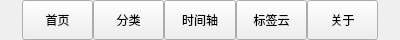
<?xml version="1.0" encoding="UTF-8"?>
<ui version="4.0">
 <class>HeaderMenuWidget</class>
 <widget class="QWidget" name="HeaderMenuWidget">
  <property name="geometry">
   <rect>
    <x>0</x>
    <y>0</y>
    <width>400</width>
    <height>40</height>
   </rect>
  </property>
  <property name="windowTitle">
   <string>Form</string>
  </property>
  <property name="autoFillBackground">
   <bool>true</bool>
  </property>
  <layout class="QHBoxLayout" name="horizontalLayout">
   <property name="spacing">
    <number>0</number>
   </property>
   <property name="leftMargin">
    <number>0</number>
   </property>
   <property name="topMargin">
    <number>0</number>
   </property>
   <property name="rightMargin">
    <number>0</number>
   </property>
   <property name="bottomMargin">
    <number>0</number>
   </property>
   <item>
    <spacer name="hs_HeaderMenuLeft">
     <property name="orientation">
      <enum>Qt::Horizontal</enum>
     </property>
     <property name="sizeHint" stdset="0">
      <size>
       <width>31</width>
       <height>20</height>
      </size>
     </property>
    </spacer>
   </item>
   <item>
    <widget class="QPushButton" name="pb_Index">
     <property name="minimumSize">
      <size>
       <width>50</width>
       <height>40</height>
      </size>
     </property>
     <property name="text">
      <string>首页</string>
     </property>
    </widget>
   </item>
   <item>
    <widget class="QPushButton" name="pb_Category">
     <property name="minimumSize">
      <size>
       <width>50</width>
       <height>40</height>
      </size>
     </property>
     <property name="text">
      <string>分类</string>
     </property>
    </widget>
   </item>
   <item>
    <widget class="QPushButton" name="pb_DateTime">
     <property name="minimumSize">
      <size>
       <width>50</width>
       <height>40</height>
      </size>
     </property>
     <property name="text">
      <string>时间轴</string>
     </property>
    </widget>
   </item>
   <item>
    <widget class="QPushButton" name="pb_Tags">
     <property name="minimumSize">
      <size>
       <width>50</width>
       <height>40</height>
      </size>
     </property>
     <property name="autoFillBackground">
      <bool>true</bool>
     </property>
     <property name="text">
      <string>标签云</string>
     </property>
    </widget>
   </item>
   <item>
    <widget class="QPushButton" name="pb_About">
     <property name="minimumSize">
      <size>
       <width>50</width>
       <height>40</height>
      </size>
     </property>
     <property name="text">
      <string>关于</string>
     </property>
     <property name="autoRepeat">
      <bool>false</bool>
     </property>
    </widget>
   </item>
   <item>
    <spacer name="hs_HeaderMenuRight">
     <property name="orientation">
      <enum>Qt::Horizontal</enum>
     </property>
     <property name="sizeHint" stdset="0">
      <size>
       <width>31</width>
       <height>20</height>
      </size>
     </property>
    </spacer>
   </item>
  </layout>
 </widget>
 <resources/>
 <connections/>
</ui>
